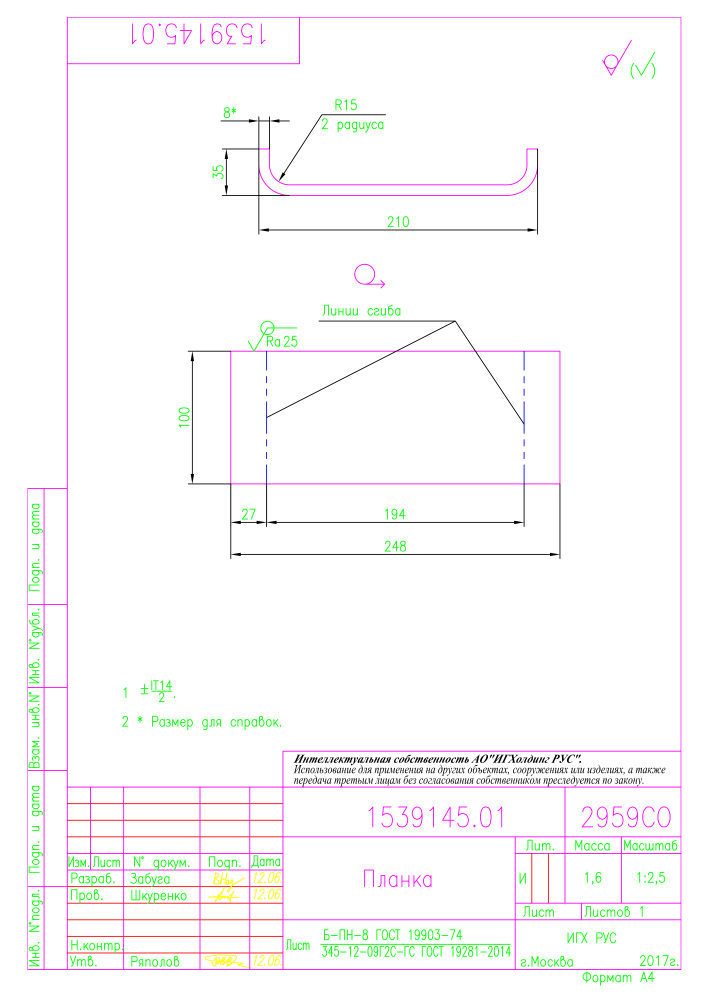
#> input picture dataset/clear_sum_dataset/vse_png/1539145_01.png, 4959 x 7017 px (shown at 1/7 size)
$ python -i semantic_regions_v1.py   (imports and definitions only)
#> lines starting #> are read from the running program, lines starting #| are printed output that depends on the picture; after the words box and inside, x2 and y2 are one past the last pixel; in counts of white or black regions, pixels touching at a corner belong together
"""Bounded CV context proposals, independent of annotations and OCR.

Morphology groups context only. Its masks never replace source pixels or CAD
geometry. A view and a magnified detail remain an unresolved semantic family.
"""
import math

import cv2
import numpy as np

from .family_catalog_v2 import require
from .preprocessing import _regions, _binary

PARAMETERS = {
    'max_pixels':4194304, 'max_cases':16, 'max_total_pixels':24000000,
    'max_candidates':24, 'max_components':20000, 'max_match_targets':12,
    'grid_horizontal_fraction':.25, 'grid_vertical_fraction':.25,
    'grid_min_horizontal':5, 'grid_min_vertical':4, 'grid_min_crossings':14,
    'table_min_crossings':50, 'table_min_horizontal':12,
    'context_close_width_fraction':.035, 'context_close_height_fraction':.015,
    'context_margin_fraction':.008, 'minimum_component_ink':30,
    'minimum_component_area_fraction':.0012, 'maximum_component_area_fraction':.65,
    'content_window':[.06,.065,.98,.975],
    'minimum_component_width_fraction':.02,'minimum_component_height_fraction':.025,
}


# [5 lines left out: function validated_rgb, not called in this run]


def grid_features(gray):
    h,w = gray.shape
    ink = cv2.threshold(gray,0,255,cv2.THRESH_BINARY_INV|cv2.THRESH_OTSU)[1]
    horizontal = cv2.morphologyEx(ink,cv2.MORPH_OPEN,np.ones((1,max(3,math.ceil(w*PARAMETERS['grid_horizontal_fraction']))),np.uint8))
    vertical = cv2.morphologyEx(ink,cv2.MORPH_OPEN,np.ones((max(3,math.ceil(h*PARAMETERS['grid_vertical_fraction'])),1),np.uint8))
    def components(mask):
        return cv2.connectedComponentsWithStats(mask,connectivity=8)[0]-1
    return {'horizontal':components(horizontal),'vertical':components(vertical),
            'crossings':components(cv2.bitwise_and(horizontal,vertical)),
            'ink_fraction':round(float(np.count_nonzero(ink)/ink.size),8)}


# [15 lines left out: function classify, not called in this run]


def _proposal(box,role,method,evidence):
    return {'box':list(map(int,box)),'role':role,'method':method,'evidence':evidence,
            'status':'proposal','physical_geometry_approved':False,'production_admitted':False}


# [59 lines left out: functions legacy, candidate, map_box, not called in this run]

>>> import cv2
>>> picture = cv2.imread('../../dataset/clear_sum_dataset/vse_png/1539145_01.png', cv2.IMREAD_GRAYSCALE)
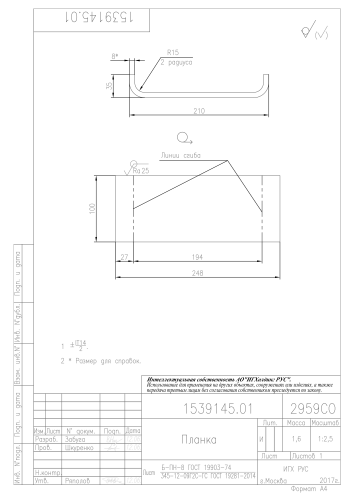
#> picture: shape (7017, 4959) (shown at 1/14 size); min 0, max 255, mean 250.3
>>> result = grid_features(picture)
#> in grid_features, `ink = cv2.threshold(gray,0,255,cv2.THRESH_BINARY_INV|cv2.THRESH_OTSU)[1]`:
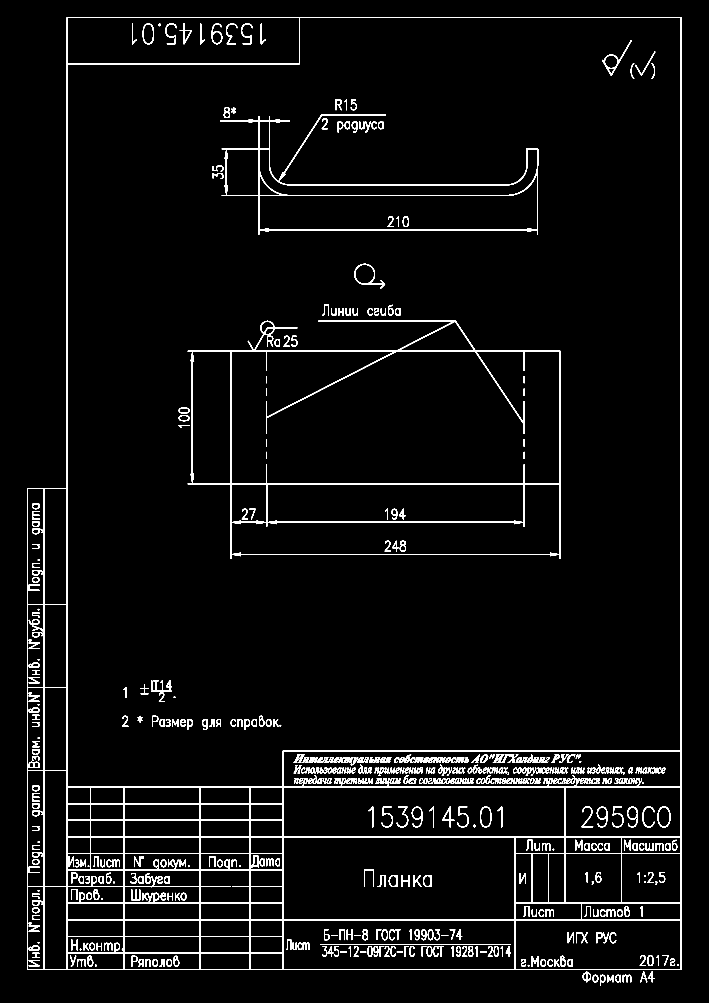
#> ink: shape (7017, 4959) (shown at 1/7 size); 2.9% white; 536 white regions, largest, box (x1, y1, x2, y2) and area: (192, 120, 4769, 6790) 404852, (1314, 2244, 3923, 3913) 122778, (1544, 800, 3767, 1642) 67858
#> in grid_features, `horizontal = cv2.morphologyEx(ink,cv2.MORPH_OPEN,np.ones((1,max(3,math..`:
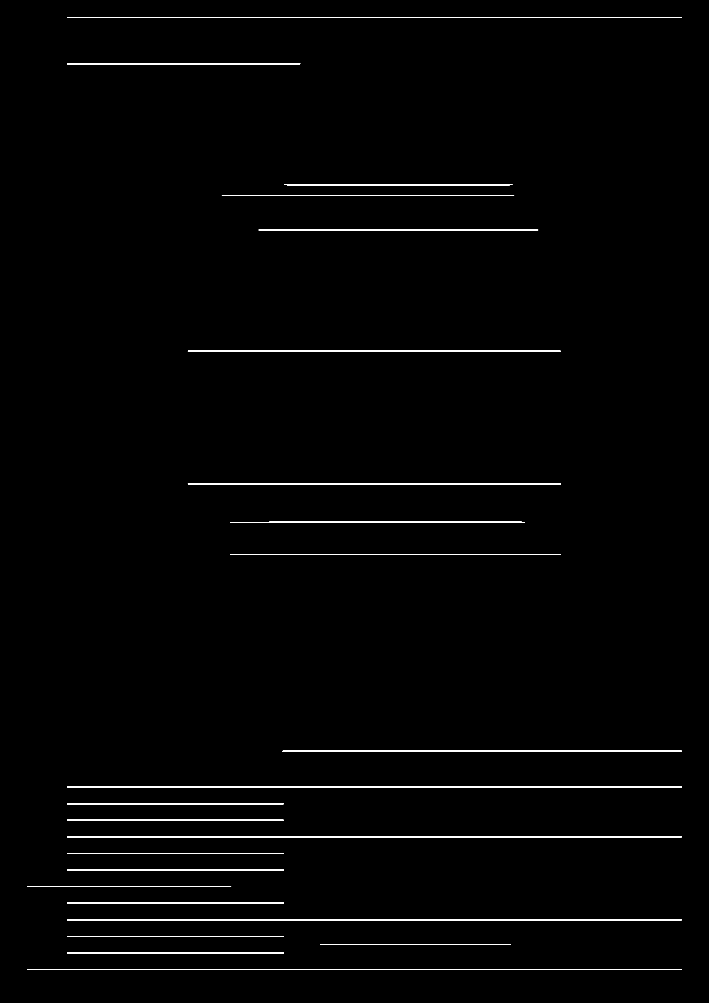
#> horizontal: shape (7017, 4959) (shown at 1/7 size); 0.93% white; 23 white regions, largest, box (x1, y1, x2, y2) and area: (469, 5506, 4770, 5513) 30107, (193, 6784, 4770, 6790) 27462, (469, 5855, 4770, 5861) 25806
#> in grid_features, `vertical = cv2.morphologyEx(ink,cv2.MORPH_OPEN,np.ones((max(3,math.cei..`:
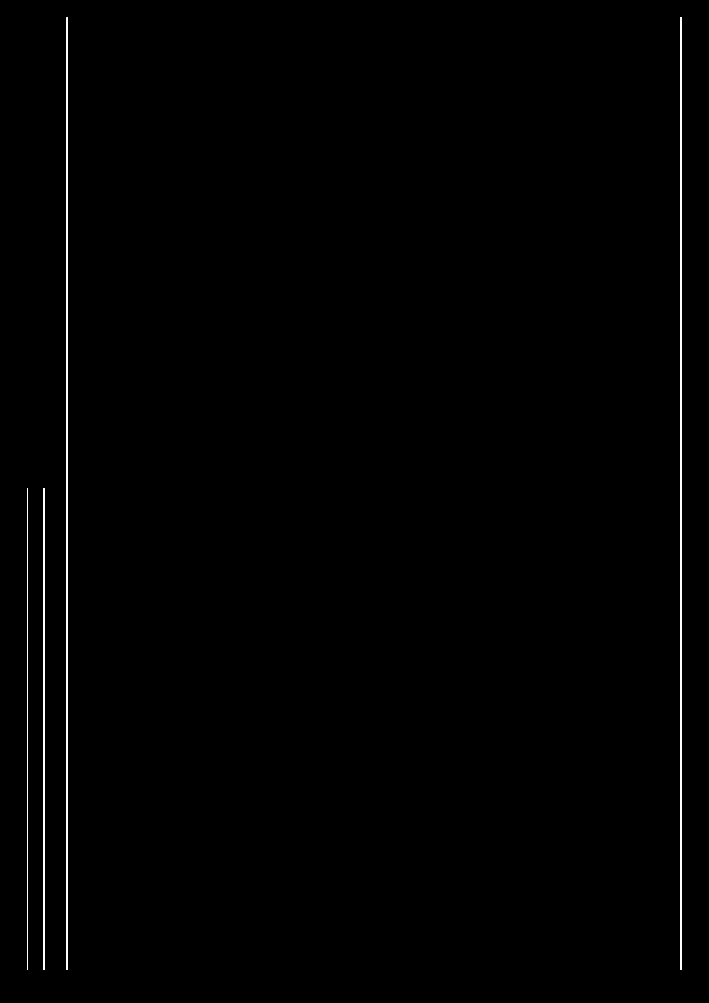
#> vertical: shape (7017, 4959) (shown at 1/7 size); 0.28% white; 4 white regions, box (x1, y1, x2, y2) and area: (468, 120, 474, 6790) 40020, (4765, 120, 4769, 6790) 26680, (305, 3416, 311, 6790) 20244, (192, 3416, 195, 6790) 10122
#> result = {'horizontal': 23, 'vertical': 4, 'crossings': 24, 'ink_fraction': 0.0286}

$ run again, on dataset/clear_sum_dataset/vse_png/1539584_01.png
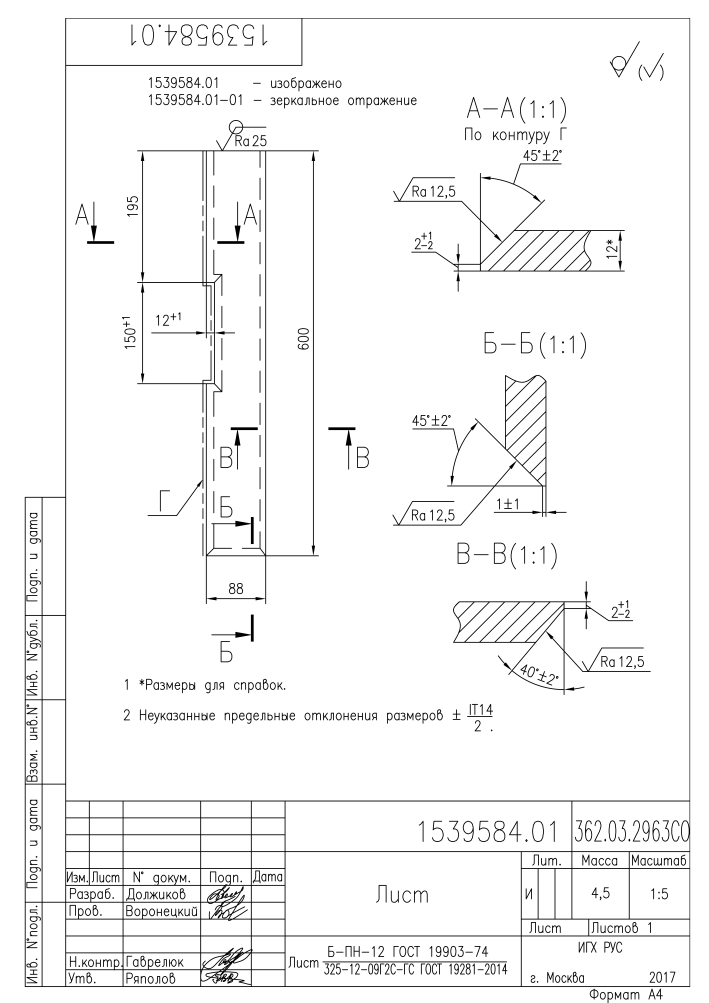
#> input picture dataset/clear_sum_dataset/vse_png/1539584_01.png, 4959 x 7017 px (shown at 1/7 size)
#> picture is the input picture: shape (7017, 4959); min 0, max 255, mean 245.6
#> in grid_features, `ink = cv2.threshold(gray,0,255,cv2.THRESH_BINARY_INV|cv2.THRESH_OTSU)[1]`:
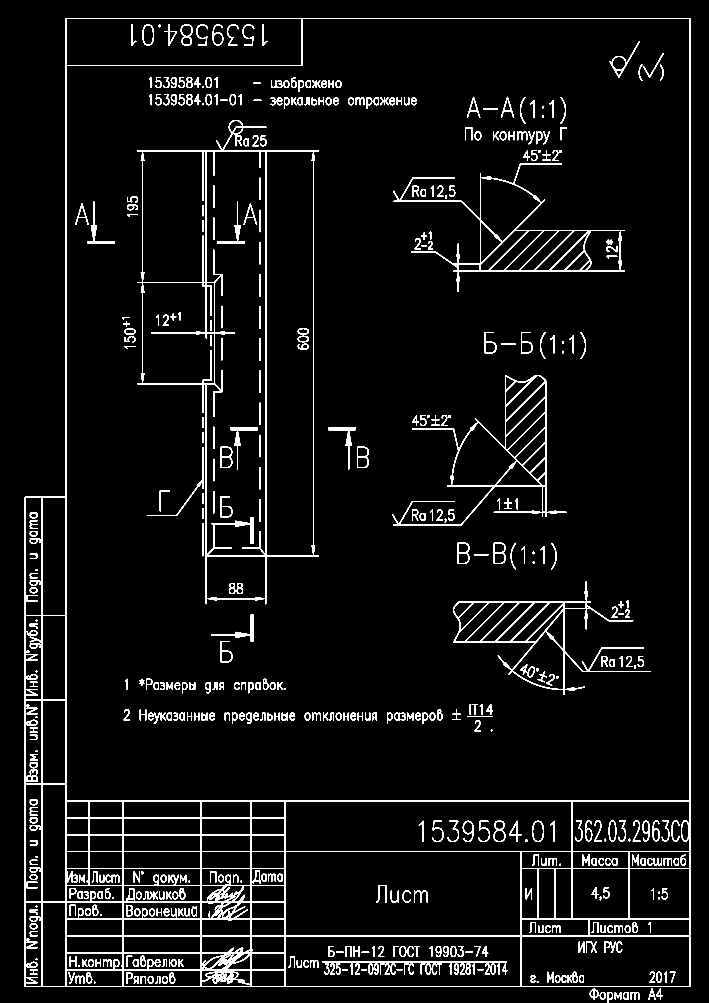
#> ink: shape (7017, 4959) (shown at 1/7 size); 3.7% white; 560 white regions, largest, box (x1, y1, x2, y2) and area: (173, 126, 4831, 6909) 437714, (960, 840, 2232, 4229) 127732, (2752, 1144, 4374, 2042) 58929
#> horizontal: shape (7017, 4959); 0.65% white; 16 white regions, largest, box (x1, y1, x2, y2) and area: (174, 6903, 4832, 6909) 27946, (458, 5604, 4832, 5610) 26244, (458, 5958, 4832, 5964) 26244
#> in grid_features, `vertical = cv2.morphologyEx(ink,cv2.MORPH_OPEN,np.ones((max(3,math.cei..`:
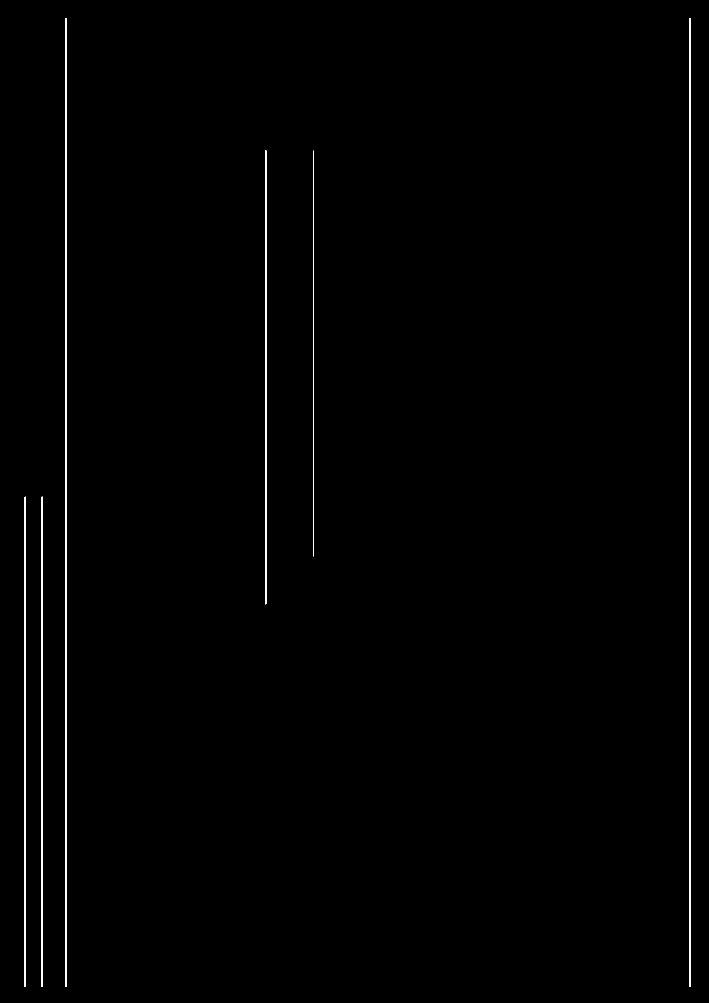
#> vertical: shape (7017, 4959) (shown at 1/7 size); 0.42% white; 6 white regions, box (x1, y1, x2, y2) and area: (457, 126, 463, 6909) 40698, (4827, 126, 4831, 6909) 27132, (292, 3478, 298, 6909) 20586, (173, 3478, 179, 6909) 20580, (1857, 1053, 1863, 4229) 19052, (2191, 1053, 2197, 3894) 16923
#> result = {'horizontal': 16, 'vertical': 6, 'crossings': 25, 'ink_fraction': 0.0368}

$ run again, on dataset/clear_sum_dataset/vse_png/1539585_01.png
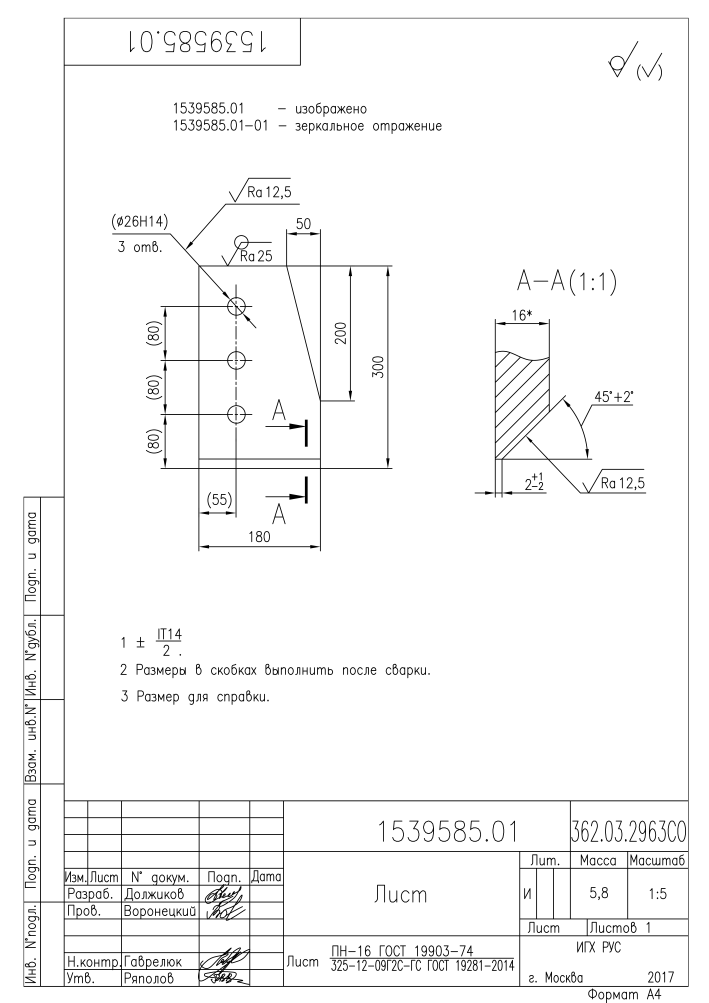
#> input picture dataset/clear_sum_dataset/vse_png/1539585_01.png, 4959 x 7017 px (shown at 1/7 size)
#> picture is the input picture: shape (7017, 4959); min 0, max 255, mean 247
#> in grid_features, `ink = cv2.threshold(gray,0,255,cv2.THRESH_BINARY_INV|cv2.THRESH_OTSU)[1]`:
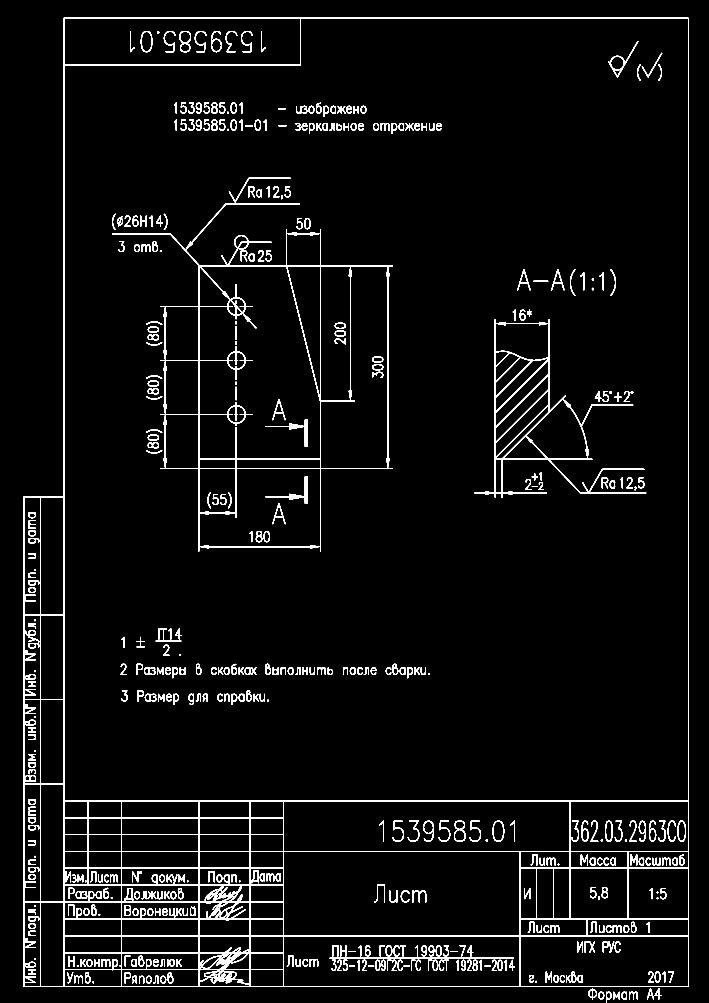
#> ink: shape (7017, 4959) (shown at 1/7 size); 3.1% white; 494 white regions, largest, box (x1, y1, x2, y2) and area: (165, 125, 4820, 6908) 428801, (785, 1426, 2748, 3860) 135723, (3322, 2233, 4524, 3483) 63931
#> horizontal: shape (7017, 4959); 0.68% white; 17 white regions, largest, box (x1, y1, x2, y2) and area: (166, 6902, 4821, 6908) 27930, (447, 5603, 4821, 5609) 26244, (447, 5957, 4821, 5963) 26244
#> in grid_features, `vertical = cv2.morphologyEx(ink,cv2.MORPH_OPEN,np.ones((max(3,math.cei..`:
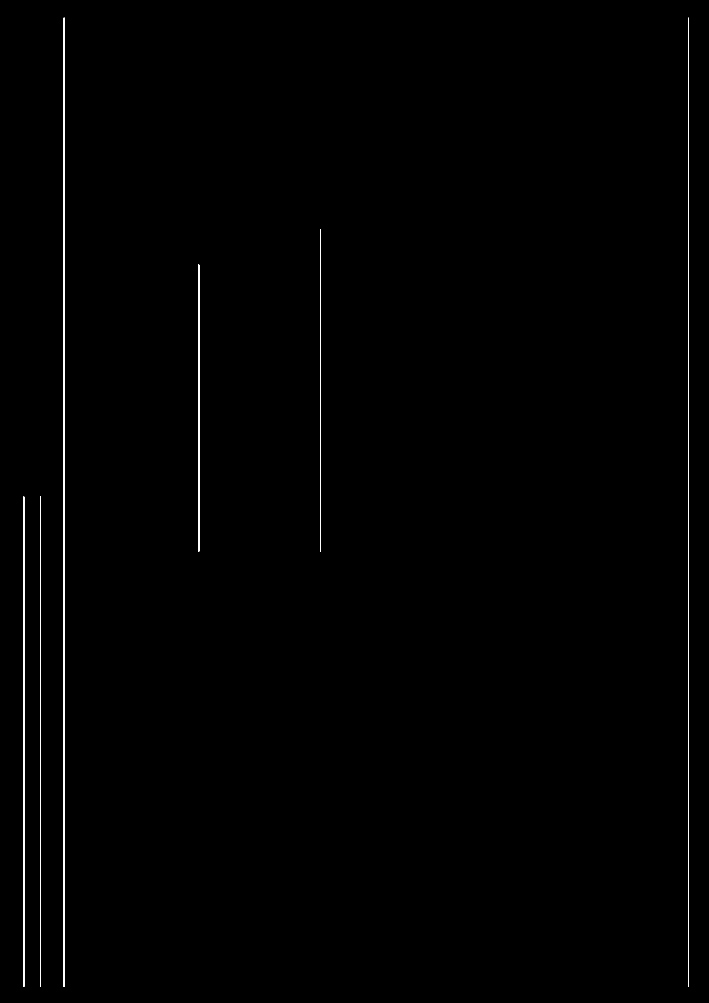
#> vertical: shape (7017, 4959) (shown at 1/7 size); 0.37% white; 6 white regions, box (x1, y1, x2, y2) and area: (446, 125, 452, 6908) 40698, (4816, 125, 4820, 6908) 27132, (281, 3477, 287, 6908) 20586, (165, 3477, 169, 6908) 13724, (2240, 1604, 2246, 3860) 13524, (1389, 1851, 1395, 3860) 12026
#> result = {'horizontal': 17, 'vertical': 6, 'crossings': 27, 'ink_fraction': 0.0314}
